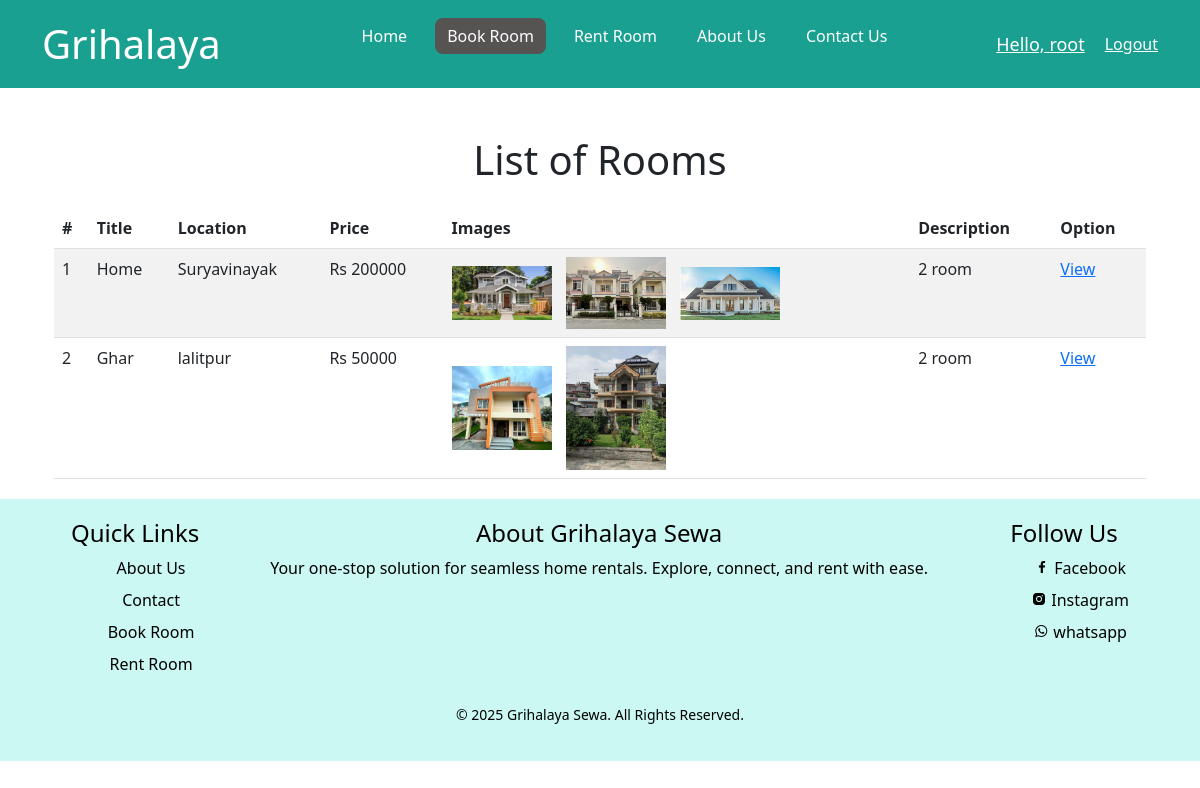
Page /accounts/buy/ (signed in) on the earlier database version.
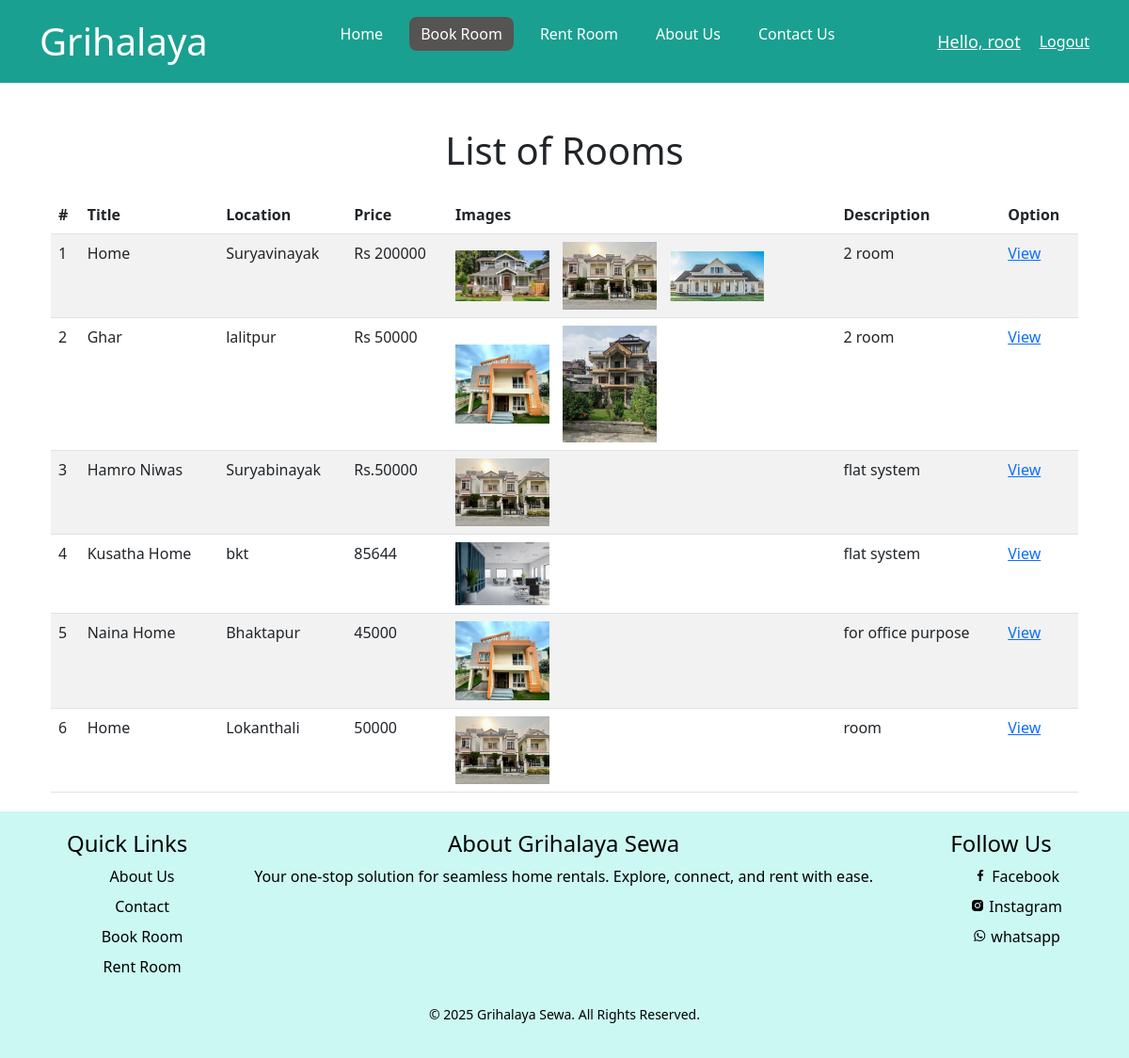
Same page on the later database version.
### registration/models.py (models this page shows, shortened)
class Room(models.Model):
    title = models.CharField(max_length=200)
    location = models.CharField(max_length=255)
    price = models.CharField(max_length=255)
    description = models.TextField()
    seller_name = models.CharField(max_length=255)
    seller_address = models.TextField()
    seller_email = models.EmailField()
    seller_phone = models.CharField(max_length=15)
    status = models.CharField(
        max_length=50,
        choices=[('available', 'Available'), ('sold', 'Sold')],
        default='available'
    )
    user = models.ForeignKey(User, on_delete=models.CASCADE, related_name='rooms', null=True, blank=True)

class RoomImage(models.Model):
    room = models.ForeignKey(Room, on_delete=models.CASCADE, related_name='images')
    image = models.ImageField(upload_to='room_images/')

### registration/views.py (the view)
# urls.py: path('buy/',views.buying,name="buying"),#room_list
@login_required(login_url='registration:login')  # to visit buying page, first login
def buying(request):  # list room
    rooms = Room.objects.prefetch_related('images').all()  # Efficiently fetch rooms with related images
    return render(request, "registration/buying/buy_room_list.html", {"buying": "active", 'rooms': rooms})

### templates/registration/buying/buy_room_list.html (shortened to what this page needs)
{% extends "main/base.html" %}
{% load static %}
{% block css %}
{{ block.super }}
{% endblock css %}
{% block content %}
<div class="container mt-5">
    <h1 class="mb-4">List of Rooms</h1>
    <table class="table table-striped">
        <thead>
            <tr>
                <th>#</th>
                <th>Title</th>
                <th>Location</th>
                <th>Price</th>
                <th>Images</th>
                <th>Description</th>
                <th>Option</th>
            </tr>
        </thead>
        <tbody>
            {% for room in rooms %}
            <tr>
                <td>{{ forloop.counter }}</td>
                <td>{{ room.title }}</td>
                <td>{{ room.location }}</td>
                <td>{{ room.price }}</td>
                <td>
                    {% if room.images.all %}
                    <div>
                        {% for image in room.images.all %}
                        <img src="{{ image.image.url }}" alt="Room Image" style="width: 100px; height: auto; margin-right: 10px;">
                        {% endfor %}
                    </div>
                    {% else %}
                    No images
                    {% endif %}
                </td>
                <td>{{ room.description }}</td>
                <td>
                    <a href="{% url 'registration:buy_room_detail' room.pk %}">View</a>
                </td>
            </tr>
            {% empty %}
            <tr>
                <td colspan="7" class="text-center">No rooms available.</td>
            </tr>
            {% endfor %}
        </tbody>
    </table>
</div>
{% endblock content %}

### templates/main/base.html (shortened to what this page needs)
{% load static %}
<!DOCTYPE html>
<html lang="en">
<head>
    {% block css %}
    <link rel=stylesheet href="{% static 'css/mycss2.css' %}">
    {% endblock  %}
  <link href="https://cdn.jsdelivr.net/npm/sweetalert2@11/dist/sweetalert2.min.css" rel="stylesheet">
  <link href='https://unpkg.com/boxicons@2.1.4/css/boxicons.min.css' rel='stylesheet'>
  <link rel="stylesheet" href="https://cdnjs.cloudflare.com/ajax/libs/bootstrap/5.3.0/css/bootstrap.min.css">
</head>
<body>
   {% include "main/navbar.html" %}
   <div class="container">
     {% block content %}{% endblock content %}
    </div>
     <footer>
        <div class="footer-container">
          <div class="footer-links">
            <h4>Quick Links</h4>
            <ul>
              <li><a href="{% url "aboutus" %}">About Us</a></li>
              <li><a href="{% url "registration:contactus" %}">Contact</a></li>
              <li><a href="{% url "registration:buying" %}">Book Room</a></li>
              {% if request.user.is_authenticated %}
              <li><a  href="{% url "registration:selling" request.user.pk %}">Rent Room</a></li>
              {% endif %}
            </ul>
          </div>
          <div class="footer-about">
            <h4>About Grihalaya Sewa</h4>
            <p>Your one-stop solution for seamless home rentals. Explore, connect, and rent with ease.</p>
          </div>
          <div class="footer-links">
            <h4>Follow Us</h4>
            <ul>
              <li><a href="https://facebook.com"><i class='bx bxl-facebook' ></i> Facebook</a> </li>
              <li><a href="https://instagram.com"><i class='bx bxl-instagram-alt'></i> Instagram</a></li>
              <li><a href="https://whatsapp.com"><i class='bx bxl-whatsapp'></i> whatsapp</a> </li>
            </ul>
          </div>
        </div>
        <div class="footer-bottom">
          <p>&copy; 2025 Grihalaya Sewa. All Rights Reserved.</p>
        </div>
      </footer>
</body>
</html>

### templates/main/navbar.html
{% load static %}
<div class="bg-header">
<div class="container">
<header>
    <div class="logo">
        <a href="#" > Grihalaya</a>
    </div>
    <nav class="navbar">
        <ul >
            <li><a class="{{profile}}" href="{% url "registration:profile" %}">Home</a></li>
            <li><a class="{{buying}}" href="{% url "registration:buying" %}">Book Room</a></li>
            {% if request.user.is_authenticated %}
            <li><a class="{{selling}}" href="{% url "registration:selling" request.user.pk %}">Rent Room</a></li>
            {% else %}
            <li><a class="{{selling}}" href="{% url "registration:selling2" %}">Rent Room</a></li>
            {% endif %}
            <li><a class="{{aboutus}}" href="{% url "aboutus" %}">About Us</a></li>
            <li><a class="{{contactus}}" href="{% url "registration:contactus" %}">Contact Us</a></li>
        </ul>
    </nav>
    <div class="h-btn">
        {% if request.user.is_authenticated %}
        <a href="{% url "registration:about_me" %}"><span class="hello"> Hello, {{request.user.username}} </span></a>
        <a href="{% url "registration:logout" %}" class="btn-logout">Logout</a>
        {% else %}
        <a href="{% url "registration:login" %}"  class="btn-login">Login</a>
        <a href="{% url "registration:signup" %}"  class="btn-signup">Sign Up</a>
        {% endif %}
    </div>
 </header>
</div>
</div>

### static/css/mycss2.css (style rules this page uses)
* { margin: 0; padding: 0; box-sizing: border-box; }
.container { width: 1200px; margin: auto; }
.bg-header { background-color: #1aa090; }
header { display: flex; align-items: center; justify-content: space-between; padding: 10px 0px; }
.logo a { text-decoration: none; font-size: 40px; color: white; }
.navbar ul { display: flex; align-items: center; justify-content: center; color: white; list-style: none; }
.navbar ul li a { padding: 6px 12px; margin: 0 8px; border-radius: 8px; text-decoration: none; color: white; display: inline-block; }
ul li .active { background-color: rgb(86, 83, 83); }
.h-btn { display: flex; align-items: center; justify-content: center; gap: 20px; }
.h-btn a { display: inline-block; color: white; }
.hello { display: inline-block; font-size: 18px; color: white; text-decoration: underline; }
footer { background: #cbf8f2; color: black; padding: 20px 0; text-align: center; margin-top: 20px; }
.footer-container { display: flex; justify-content: space-evenly; flex-wrap: wrap; }
.footer-links ul, .footer-links li, .footer-about p { list-style: none; margin: 8px 0; }
.footer-links a { text-decoration: none; color: black; }
.footer-bottom { margin-top: 20px; font-size: 14px; }
h1 { text-align: center; color: #333; }

Differences in the rows shown:
added Room: title "Hamro Niwas", location "Suryabinayak", price "Rs.50000", description "flat system"
added RoomImage: image (picture), shown under "Hamro Niwas"
added Room: title "Kusatha Home", location "bkt", price "85644", description "flat system"
added RoomImage: image (picture), shown under "Kusatha Home"
added Room: title "Naina Home", location "Bhaktapur", price "45000", description "for office purpose"
added RoomImage: image (picture), shown under "Naina Home"
added Room: title "Home", location "Lokanthali", price "50000", description "room"
added RoomImage: image (picture), shown under "Home"
